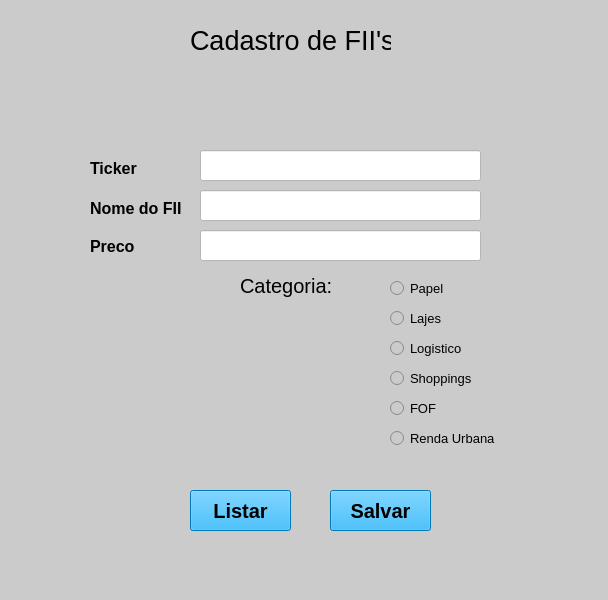
<?xml version="1.0" encoding="UTF-8"?>
<ui version="4.0">
 <class>MainWindow</class>
 <widget class="QMainWindow" name="MainWindow">
  <property name="geometry">
   <rect>
    <x>0</x>
    <y>0</y>
    <width>608</width>
    <height>600</height>
   </rect>
  </property>
  <property name="windowTitle">
   <string>MainWindow</string>
  </property>
  <property name="styleSheet">
   <string notr="true">background-color: rgb(203, 203, 203);</string>
  </property>
  <widget class="QWidget" name="centralwidget">
   <widget class="QLabel" name="label">
    <property name="geometry">
     <rect>
      <x>190</x>
      <y>30</y>
      <width>201</width>
      <height>21</height>
     </rect>
    </property>
    <property name="font">
     <font>
      <pointsize>20</pointsize>
     </font>
    </property>
    <property name="text">
     <string>Cadastro de FII's</string>
    </property>
   </widget>
   <widget class="QLabel" name="label_2">
    <property name="geometry">
     <rect>
      <x>90</x>
      <y>160</y>
      <width>61</width>
      <height>16</height>
     </rect>
    </property>
    <property name="font">
     <font>
      <pointsize>12</pointsize>
      <weight>75</weight>
      <bold>true</bold>
     </font>
    </property>
    <property name="text">
     <string>Ticker</string>
    </property>
   </widget>
   <widget class="QLabel" name="label_3">
    <property name="geometry">
     <rect>
      <x>90</x>
      <y>200</y>
      <width>101</width>
      <height>16</height>
     </rect>
    </property>
    <property name="font">
     <font>
      <pointsize>12</pointsize>
      <weight>75</weight>
      <bold>true</bold>
     </font>
    </property>
    <property name="text">
     <string>Nome do FII</string>
    </property>
   </widget>
   <widget class="QLabel" name="label_4">
    <property name="geometry">
     <rect>
      <x>90</x>
      <y>240</y>
      <width>47</width>
      <height>13</height>
     </rect>
    </property>
    <property name="font">
     <font>
      <pointsize>12</pointsize>
      <weight>75</weight>
      <bold>true</bold>
     </font>
    </property>
    <property name="text">
     <string>Preco</string>
    </property>
   </widget>
   <widget class="QLineEdit" name="lineEdit">
    <property name="geometry">
     <rect>
      <x>200</x>
      <y>150</y>
      <width>281</width>
      <height>31</height>
     </rect>
    </property>
    <property name="styleSheet">
     <string notr="true">background-color: rgb(255, 255, 255);</string>
    </property>
   </widget>
   <widget class="QRadioButton" name="radioButton">
    <property name="geometry">
     <rect>
      <x>390</x>
      <y>280</y>
      <width>82</width>
      <height>17</height>
     </rect>
    </property>
    <property name="font">
     <font>
      <pointsize>10</pointsize>
     </font>
    </property>
    <property name="text">
     <string>Papel</string>
    </property>
   </widget>
   <widget class="QRadioButton" name="radioButton_2">
    <property name="geometry">
     <rect>
      <x>390</x>
      <y>310</y>
      <width>82</width>
      <height>17</height>
     </rect>
    </property>
    <property name="font">
     <font>
      <pointsize>10</pointsize>
     </font>
    </property>
    <property name="text">
     <string>Lajes</string>
    </property>
   </widget>
   <widget class="QRadioButton" name="radioButton_3">
    <property name="geometry">
     <rect>
      <x>390</x>
      <y>340</y>
      <width>82</width>
      <height>17</height>
     </rect>
    </property>
    <property name="font">
     <font>
      <pointsize>10</pointsize>
     </font>
    </property>
    <property name="text">
     <string>Logistico</string>
    </property>
   </widget>
   <widget class="QLabel" name="label_5">
    <property name="geometry">
     <rect>
      <x>240</x>
      <y>270</y>
      <width>121</width>
      <height>31</height>
     </rect>
    </property>
    <property name="font">
     <font>
      <pointsize>15</pointsize>
     </font>
    </property>
    <property name="text">
     <string>Categoria:</string>
    </property>
   </widget>
   <widget class="QPushButton" name="pushButton">
    <property name="geometry">
     <rect>
      <x>330</x>
      <y>490</y>
      <width>101</width>
      <height>41</height>
     </rect>
    </property>
    <property name="font">
     <font>
      <pointsize>15</pointsize>
      <weight>75</weight>
      <bold>true</bold>
     </font>
    </property>
    <property name="styleSheet">
     <string notr="true">
background-color: rgb(0, 170, 255);</string>
    </property>
    <property name="text">
     <string>Salvar</string>
    </property>
   </widget>
   <widget class="QLineEdit" name="lineEdit_2">
    <property name="geometry">
     <rect>
      <x>200</x>
      <y>190</y>
      <width>281</width>
      <height>31</height>
     </rect>
    </property>
    <property name="styleSheet">
     <string notr="true">background-color: rgb(255, 255, 255);</string>
    </property>
   </widget>
   <widget class="QLineEdit" name="lineEdit_3">
    <property name="geometry">
     <rect>
      <x>200</x>
      <y>230</y>
      <width>281</width>
      <height>31</height>
     </rect>
    </property>
    <property name="styleSheet">
     <string notr="true">background-color: rgb(255, 255, 255);</string>
    </property>
   </widget>
   <widget class="QPushButton" name="pushButton_2">
    <property name="geometry">
     <rect>
      <x>190</x>
      <y>490</y>
      <width>101</width>
      <height>41</height>
     </rect>
    </property>
    <property name="font">
     <font>
      <pointsize>15</pointsize>
      <weight>75</weight>
      <bold>true</bold>
     </font>
    </property>
    <property name="styleSheet">
     <string notr="true">background-color: rgb(255, 255, 255);
background-color: rgb(0, 170, 255);</string>
    </property>
    <property name="text">
     <string>Listar</string>
    </property>
   </widget>
   <widget class="QRadioButton" name="radioButton_4">
    <property name="geometry">
     <rect>
      <x>390</x>
      <y>370</y>
      <width>82</width>
      <height>17</height>
     </rect>
    </property>
    <property name="font">
     <font>
      <pointsize>10</pointsize>
     </font>
    </property>
    <property name="text">
     <string>Shoppings</string>
    </property>
   </widget>
   <widget class="QRadioButton" name="radioButton_5">
    <property name="geometry">
     <rect>
      <x>390</x>
      <y>400</y>
      <width>82</width>
      <height>17</height>
     </rect>
    </property>
    <property name="font">
     <font>
      <pointsize>10</pointsize>
     </font>
    </property>
    <property name="text">
     <string>FOF</string>
    </property>
   </widget>
   <widget class="QRadioButton" name="radioButton_6">
    <property name="geometry">
     <rect>
      <x>390</x>
      <y>430</y>
      <width>111</width>
      <height>17</height>
     </rect>
    </property>
    <property name="font">
     <font>
      <pointsize>10</pointsize>
     </font>
    </property>
    <property name="text">
     <string>Renda Urbana</string>
    </property>
   </widget>
  </widget>
  <widget class="QMenuBar" name="menubar">
   <property name="geometry">
    <rect>
     <x>0</x>
     <y>0</y>
     <width>608</width>
     <height>21</height>
    </rect>
   </property>
  </widget>
  <widget class="QStatusBar" name="statusbar"/>
 </widget>
 <resources/>
 <connections/>
</ui>
